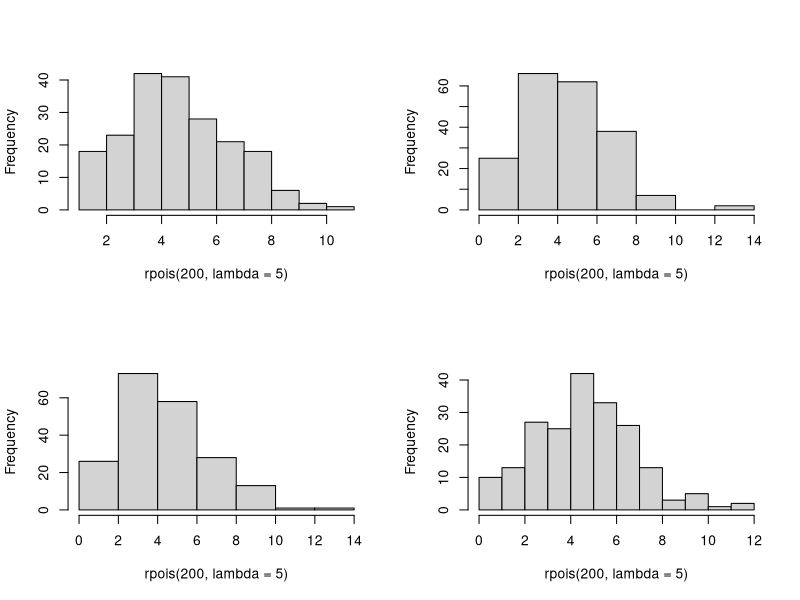
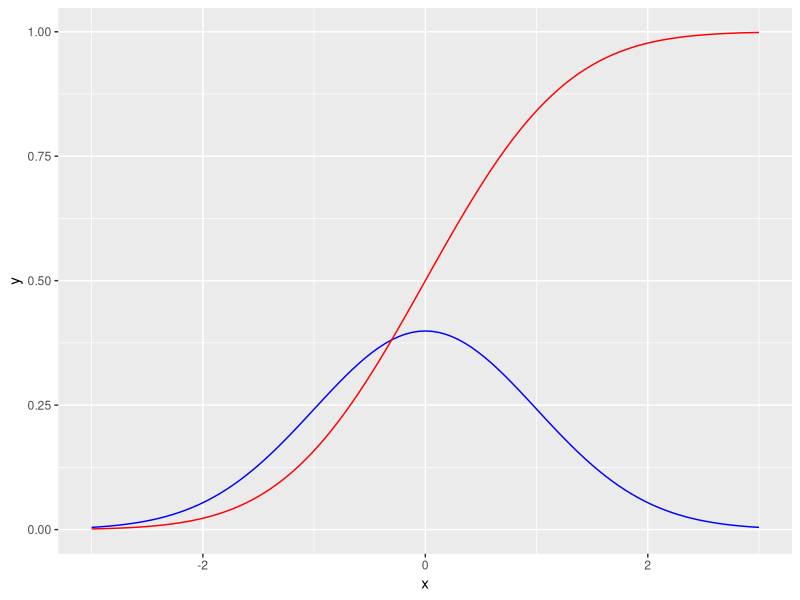
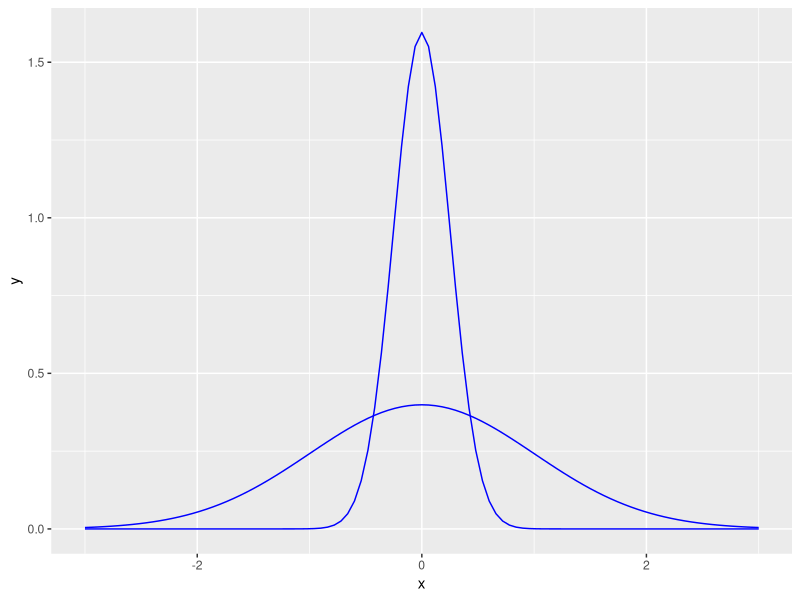
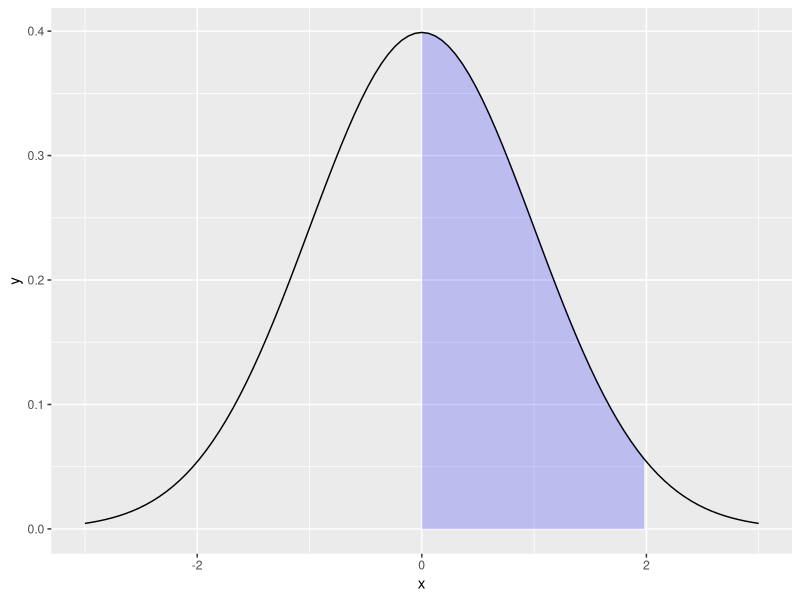
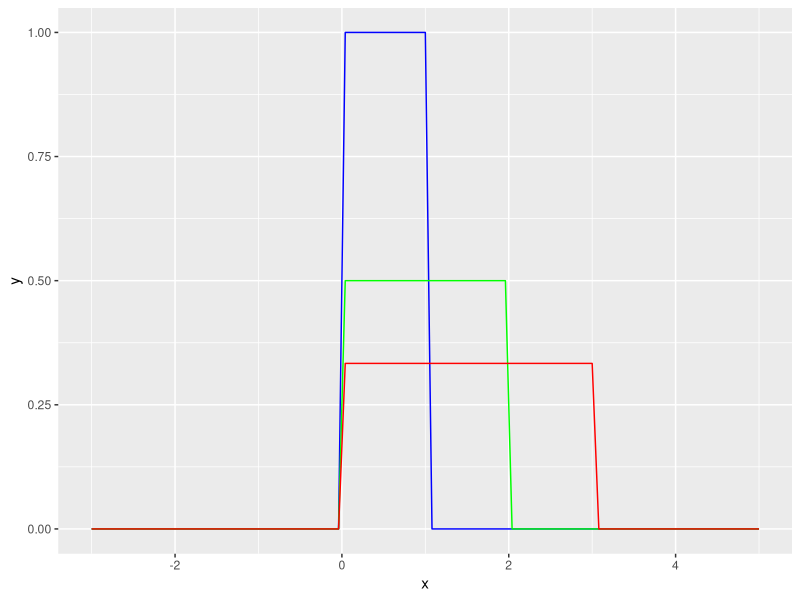
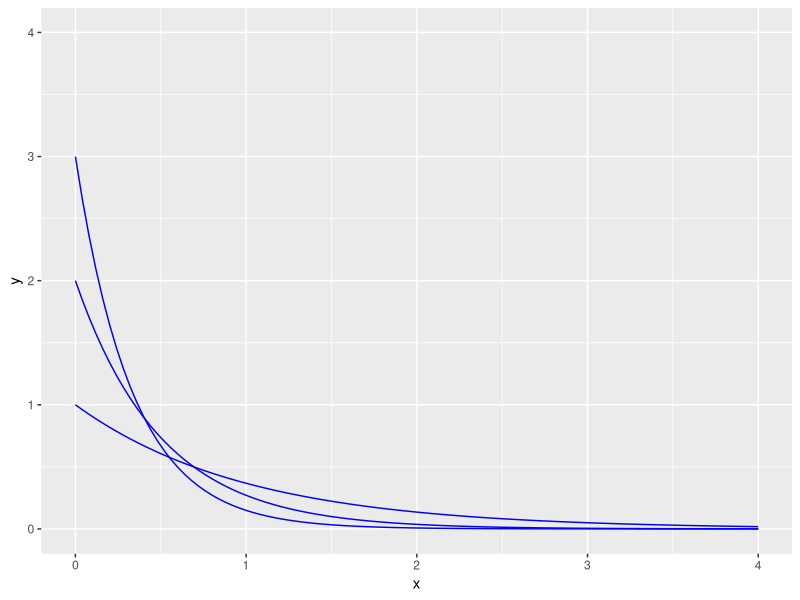
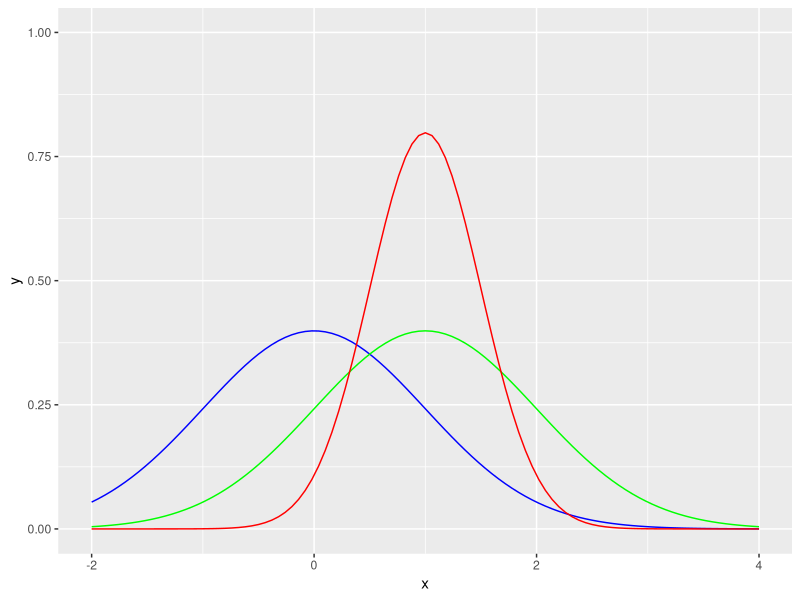
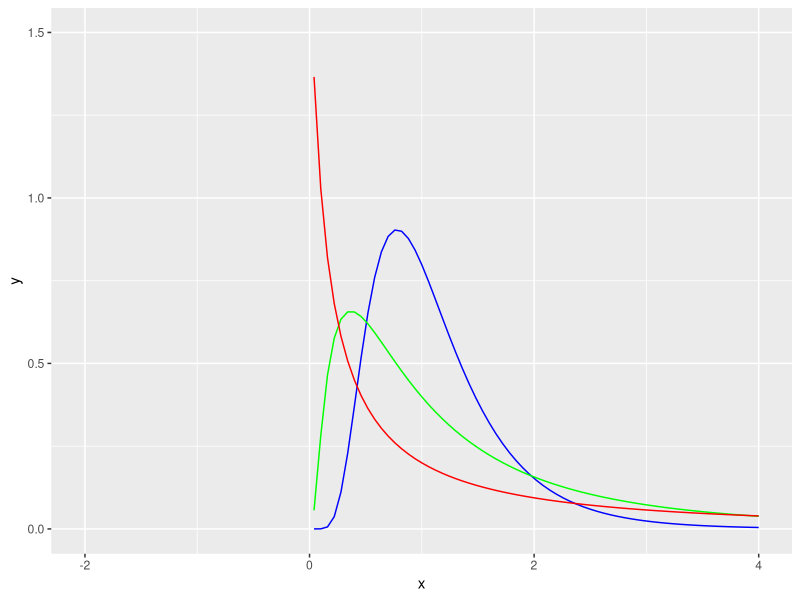

Reproduce these figures in R, in order.
#Chapter A
choose(100,50) * .5^50 * .5^(100-50)

#Distribution p.d.f.s:
library(ggplot2)
par(mfrow=c(2,2))
hist(rpois(200,lambda=5),main="")
hist(rpois(200,lambda=5),main="")
hist(rpois(200,lambda=5),main="")
hist(rpois(200,lambda=5),main="")

#normal cdf and pdf:
ggplot(data.frame(x=c(-3,3)),aes(x=x)) +
  stat_function(fun=dnorm,colour="blue") +
  stat_function(fun=pnorm,colour="red")

#scale of normal:
dnorm1<-function(x) dnorm(x,mean=0,sd=.25)
ggplot(data.frame(x=c(-3,3)),aes(x=x)) +
  stat_function(fun=dnorm, colour="blue") +
  stat_function(fun=dnorm1, colour="blue")
dnorm(x=0,mean=0,sd=1)
dnorm(x=0,mean=0,sd=.25)
dnorm_limit<-function(x) {
  y <- dnorm(x)
  y[x<0|x>2]<-NA
  y
}
ggplot(data.frame(x=c(-3,3)),aes(x=x)) +
  stat_function(fun=dnorm_limit,geom="area",fill="blue",alpha=0.2) +
  stat_function(fun=dnorm)

#uniform dist:
dunif1 <-function(x) dunif(x,max=1)
dunif2 <-function(x) dunif(x,max=2)
dunif3 <-function(x) dunif(x,max=3)
ggplot(data.frame(x=c(-3,5)),aes(x=x)) +
  stat_function(fun=dunif1, colour="blue") +
  stat_function(fun=dunif2, colour="green") +
  stat_function(fun=dunif3, colour="red")

#exp dist:
dexp2<-function(x) dexp(x,2)
dexp3<-function(x) dexp(x,3)
ggplot(data.frame(x=c(0,4)),aes(x=x)) +
  stat_function(fun=dexp, colour="blue") +
  stat_function(fun=dexp2, colour="blue") +
  stat_function(fun=dexp3, colour="blue") +
  ylim(0,4)

#normal dist:
dnorm11<-function(x) dnorm(x,mean=1,sd=1)
dnorm12<-function(x) dnorm(x,mean=1,sd=.5)
ggplot(data.frame(x=c(-2,4)),aes(x=x)) +
  stat_function(fun=dnorm, colour="blue") +
  stat_function(fun=dnorm11, colour="green") +
  stat_function(fun=dnorm12, colour="red") +
  ylim(0,1)

#lognormal dist:
dlognorm <- function(x,sigma) { 1/x*dnorm(log(x),sd=sigma) }
dlognorm1<-function(x) dlognorm(x,sigma=.5)
dlognorm2<-function(x) dlognorm(x,sigma=1)
dlognorm3<-function(x) dlognorm(x,sigma=2)
ggplot(data.frame(x=c(-2,4)),aes(x=x)) +
  stat_function(fun=dlognorm1, colour="blue") +
  stat_function(fun=dlognorm2, colour="green") +
  stat_function(fun=dlognorm3, colour="red") +
  ylim(0,1.5)

#t dist:
t1<-function(x) dt(x,df=1)
t4<-function(x) dt(x,df=4)
t25<-function(x) dt(x,df=25)
ggplot(data.frame(x=c(-4,4)),aes(x=x)) +
  stat_function(fun=t1, colour="blue") +
  stat_function(fun=t4, colour="green") +
  stat_function(fun=t25, colour="red") +
  ylim(0,.5)

#Hypothesis Testing:
flip<-rbinom(50,1,.55)
flip
prop.test(sum(flip), 50, p=0.5, correct=FALSE)

#Regression:
library(datasets)
data(mtcars)
x<-mtcars$mpg
y<-mtcars$wt
Sxy<-sum((x-mean(x))*(y-mean(y)))
Sxx <- sum((x-mean(x))^2)
beta1 <- Sxy/Sxx
beta1
beta0 <- mean(y) - beta1*mean(x)
beta0
yhat <- beta0 + beta1*x
length(x)

m1<-lm(data=mtcars,wt~mpg+1)
summary(m1)
m1$coeff
yhat = m1$coeff[1]+m1$coeff[2]*x
plot(x,y,col=4,xlab="x: weight",ylab="y: weight")
points(x,yhat,col=2)
